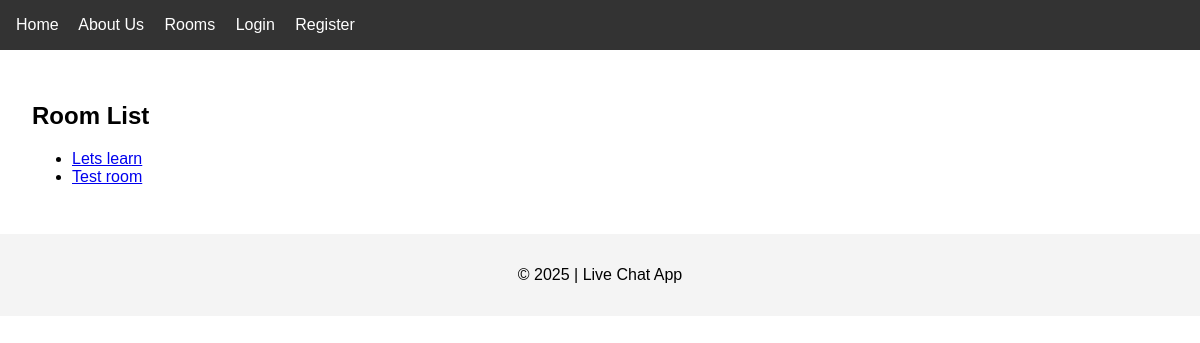
The app's page /rooms/, older data.
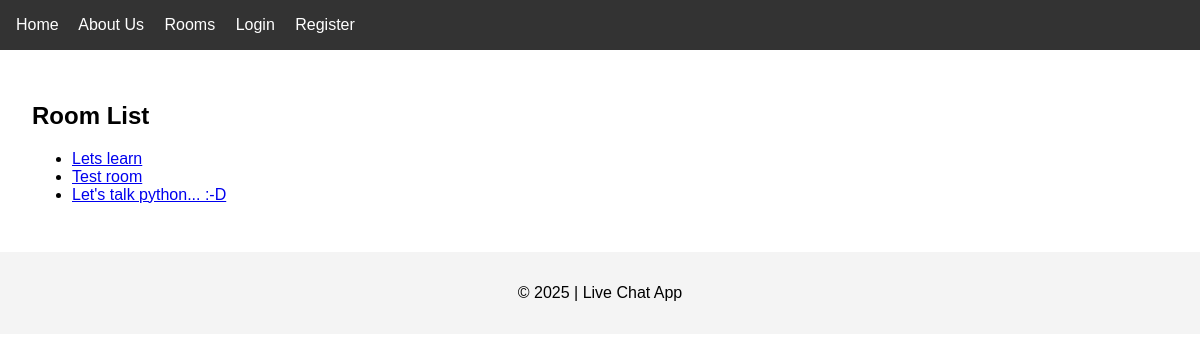
The same page, newer data.
### chat/models.py (models this page shows, shortened)
class ChatRoom(models.Model):
    name = models.CharField(max_length=100)
    slug = models.SlugField(unique=True)

### chat/views.py (the view)
# urls.py: path('rooms/', RoomListView.as_view(), name='room-list'),
class RoomListView(ListView):
    model = ChatRoom
    template_name = 'chat/room_list.html'
    context_object_name = 'rooms'

### chat/templates/chat/room_list.html (shortened to what this page needs)
{% extends "chat/base.html" %}
{% block content %}
<h2>Room List</h2>
<ul>
  {% for room in rooms %}
  <li><a href="{% url 'room-detail' slug=room.slug %}">{{ room.name }}</a></li>
  {% empty %}
  <li>No rooms available.</li>
  {% endfor %}
</ul>
{% endblock %}

Row changes from the older to the newer data that the page shows:
added ChatRoom: name "Let's talk python... :-D"
